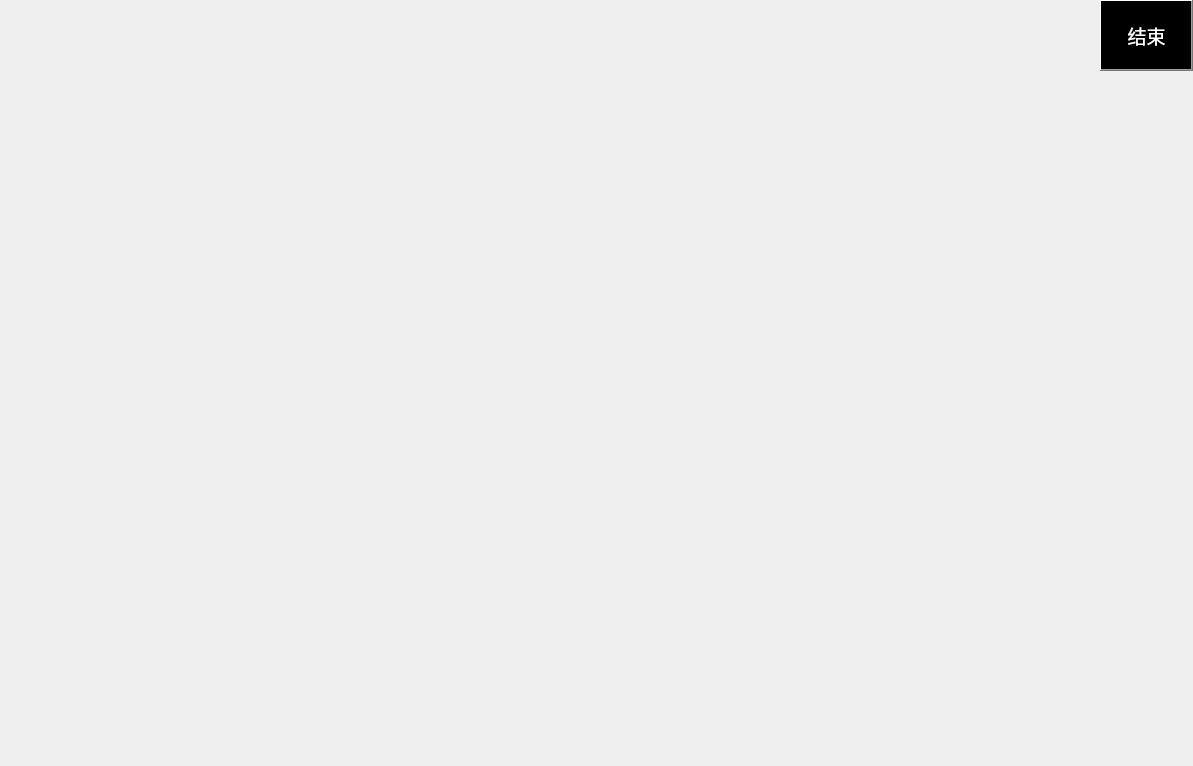
<?xml version="1.0" encoding="UTF-8"?>
<ui version="4.0">
 <class>Guide</class>
 <widget class="QWidget" name="Guide">
  <property name="geometry">
   <rect>
    <x>0</x>
    <y>0</y>
    <width>1193</width>
    <height>766</height>
   </rect>
  </property>
  <property name="windowTitle">
   <string>Form</string>
  </property>
  <widget class="QPushButton" name="next">
   <property name="geometry">
    <rect>
     <x>1100</x>
     <y>0</y>
     <width>93</width>
     <height>71</height>
    </rect>
   </property>
   <property name="font">
    <font>
     <family>微软雅黑</family>
     <pointsize>14</pointsize>
     <weight>50</weight>
     <bold>false</bold>
    </font>
   </property>
   <property name="styleSheet">
    <string notr="true">background-color: qlineargradient(spread:pad, x1:0, y1:0, x2:1, y2:0, stop:1 rgba(0, 0, 0, 255));
color: rgb(255, 255, 255);</string>
   </property>
   <property name="text">
    <string>下一页</string>
   </property>
  </widget>
  <widget class="QPushButton" name="end">
   <property name="geometry">
    <rect>
     <x>1100</x>
     <y>0</y>
     <width>93</width>
     <height>71</height>
    </rect>
   </property>
   <property name="font">
    <font>
     <family>微软雅黑</family>
     <pointsize>14</pointsize>
     <weight>50</weight>
     <bold>false</bold>
    </font>
   </property>
   <property name="styleSheet">
    <string notr="true">background-color: qlineargradient(spread:pad, x1:0, y1:0, x2:1, y2:0, stop:1 rgba(0, 0, 0, 255));
color: rgb(255, 255, 255);</string>
   </property>
   <property name="text">
    <string>结束</string>
   </property>
  </widget>
 </widget>
 <resources/>
 <connections/>
</ui>
